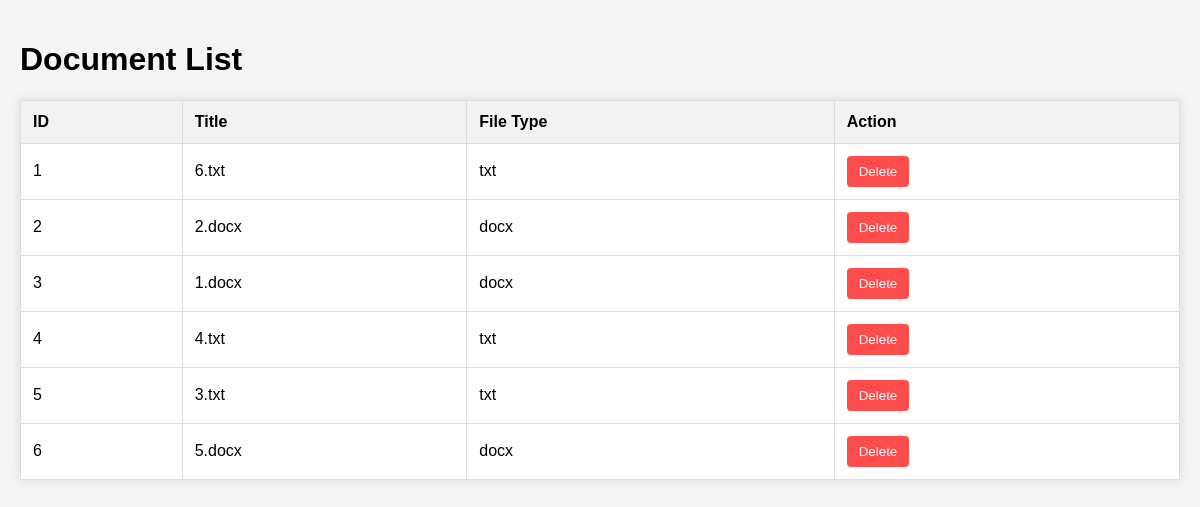
/documents/, run on the app's committed database.
### search_app/models.py (models this page shows, shortened)
class Document(models.Model):
    title = models.CharField(max_length=255)
    file_type = models.CharField(max_length=50)
    content = models.TextField()

### search_app/views.py (the view)
# urls.py: path('documents/', views.document_list, name='list_documents_page'),
def document_list(request):
    documents = Document.objects.all()
    return render(request, 'document_list.html', {'documents': documents})

### search_app/templates/document_list.html (shortened to what this page needs)
<!DOCTYPE html>
<html lang="en">
<head>
</head>
<body>
    <h1>Document List</h1>
    <table>
        <thead>
            <tr>
                <th>ID</th>
                <th>Title</th>
                <th>File Type</th>
                <th>Action</th>
            </tr>
        </thead>
        <tbody>
            {% for document in documents %}
                <tr>
                    <td>{{ document.id }}</td>
                    <td>{{ document.title }}</td>
                    <td>{{ document.file_type }}</td>
                    <td>
                        <a href="{% url 'delete_document' document.id %}" onclick="return confirm('Are you sure you want to delete this document?');">
                            <button>Delete</button>
                        </a>
                    </td>
                </tr>
            {% empty %}
                <tr>
                    <td colspan="4">No documents found.</td>
                </tr>
            {% endfor %}
        </tbody>
    </table>
</body>
</html>

### search_app/templates/document_list.html (style rules this page uses)
body { font-family: Arial, sans-serif; background-color: #f4f4f4; margin: 0; padding: 20px; }
table { width: 100%; border-collapse: collapse; background: #fff; box-shadow: 0 0 10px rgba(0, 0, 0, 0.1); }
table, th, td { border: 1px solid #ddd; }
th, td { padding: 12px; text-align: left; }
th { background-color: #f2f2f2; }
a { color: #007bff; text-decoration: none; }
button { background-color: #ff4d4d; color: white; border: none; padding: 8px 12px; border-radius: 4px; cursor: pointer; }

### data on the page
Document: id "1", title "6.txt", file_type "txt"
Document: id "2", title "2.docx", file_type "docx"
Document: id "3", title "1.docx", file_type "docx"
Document: id "4", title "4.txt", file_type "txt"
Document: id "5", title "3.txt", file_type "txt"
Document: id "6", title "5.docx", file_type "docx"
